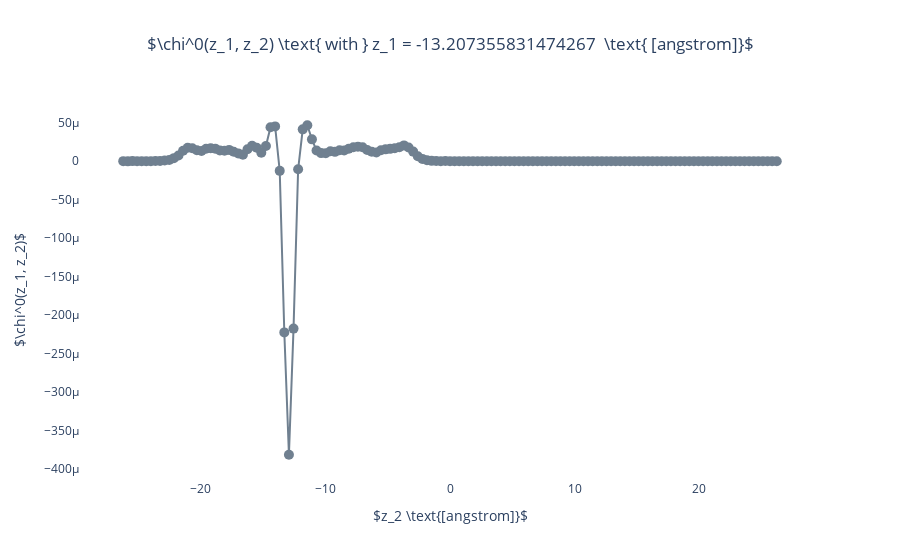
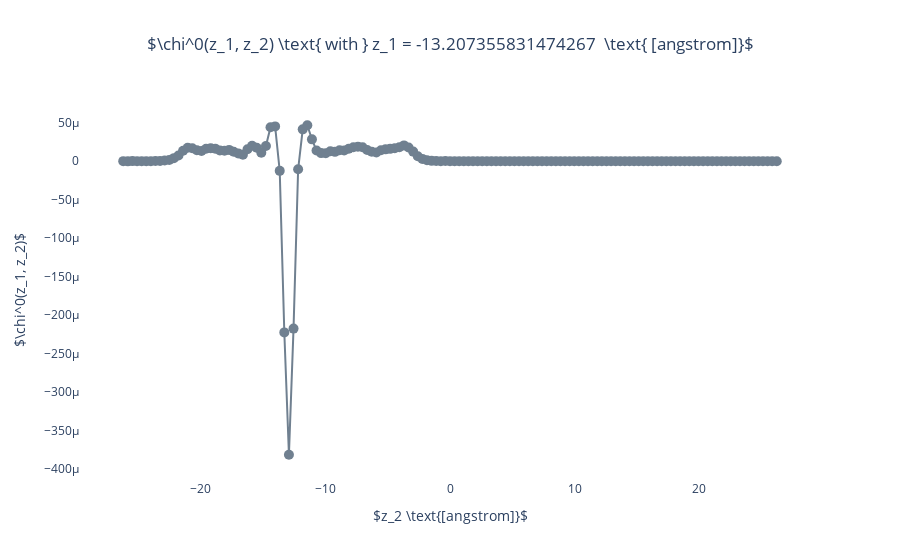

The code cell stored with these charts, in order, in its notebook:
### Code cell
a =28.249066639542185+6*4.035580948506026 #
fig = go.Figure()
X = np.linspace(-a/2, a/2, len(chi0[0,:]))
z = 36
zeff = -(round(len(chi0[:,0])/2)-z)*4.035580948506026/11
for i in range(1):
    xtitle = r'$z_2 \text{[angstrom]}$'
    fig.add_trace(go.Scatter(x = X, y = np.real(chi0[z]), mode = "lines+markers",marker=dict(
            color='slategrey',
            size=10,
        ),))
    fig.update_layout(title_text = r'$\chi^0(z_1, z_2) \text{ with } z_1 = '+str(zeff)+r'  \text{ [angstrom]}$', title_x=0.5,xaxis_title= xtitle,
             yaxis_title = r'$\chi^0(z_1, z_2)$',paper_bgcolor='rgba(0,0,0,0)', plot_bgcolor='rgba(0,0,0,0)',)
    fig.show(dpi = 300)

fig.show()

### Figure 1 — Plotly figure (JSON) as saved in the notebook; plotly's stock layout.template omitted (floating-point values rounded to 4 significant figures; data arrays with more than 128 entries replaced by an {"elided": "..."} marker saying what was removed)
{"data": [{"marker": {"color": "slategrey", "size": 10}, "mode": "lines+markers", "type": "scatter", "x": {"elided": "143 float values"}, "y": {"elided": "143 float values"}}], "layout": {"paper_bgcolor": "rgba(0,0,0,0)", "plot_bgcolor": "rgba(0,0,0,0)", "title": {"text": "$\\chi^0(z_1, z_2) \\text{ with } z_1 = -13.207355831474267  \\text{ [angstrom]}$", "x": 0.5}, "xaxis": {"title": {"text": "$z_2 \\text{[angstrom]}$"}}, "yaxis": {"title": {"text": "$\\chi^0(z_1, z_2)$"}}}}

### Figure 2 — Plotly figure (JSON) as saved in the notebook; plotly's stock layout.template omitted (floating-point values rounded to 4 significant figures; data arrays with more than 128 entries replaced by an {"elided": "..."} marker saying what was removed)
{"data": [{"marker": {"color": "slategrey", "size": 10}, "mode": "lines+markers", "type": "scatter", "x": {"elided": "143 float values"}, "y": {"elided": "143 float values"}}], "layout": {"paper_bgcolor": "rgba(0,0,0,0)", "plot_bgcolor": "rgba(0,0,0,0)", "title": {"text": "$\\chi^0(z_1, z_2) \\text{ with } z_1 = -13.207355831474267  \\text{ [angstrom]}$", "x": 0.5}, "xaxis": {"title": {"text": "$z_2 \\text{[angstrom]}$"}}, "yaxis": {"title": {"text": "$\\chi^0(z_1, z_2)$"}}}}
